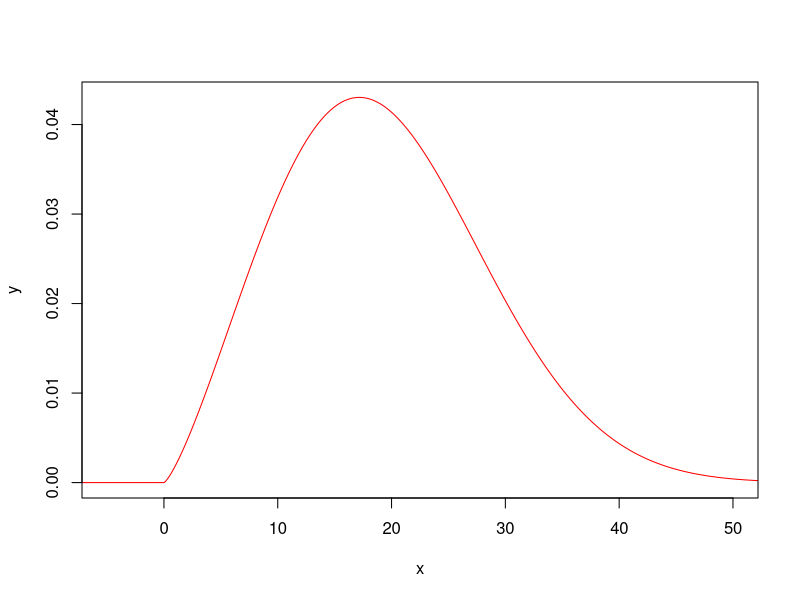
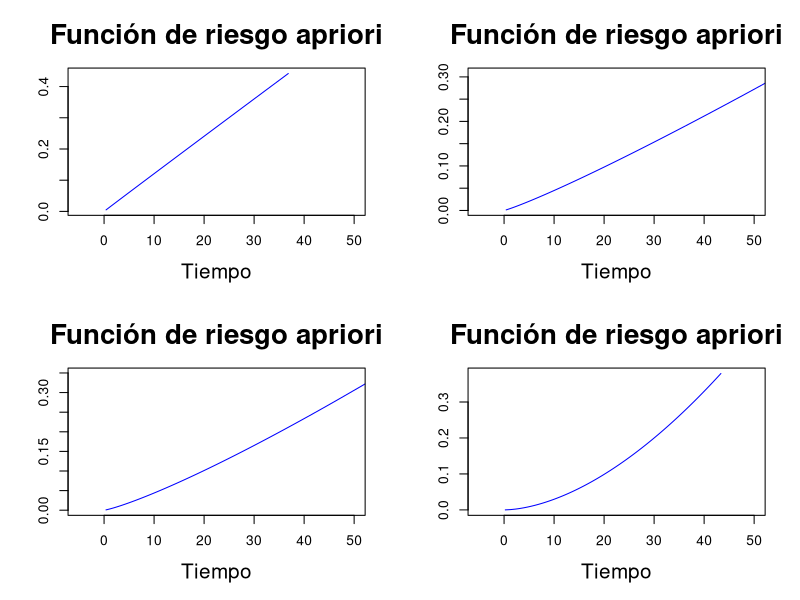

Write the R code that produced these figures, in order. (Note: this script raises an error after producing the figures.)

#####################################
#Considerar la funcion de riesgo
#####################################
hazard=function(eta,beta,x)
{
  
  beta/eta*(x/eta)^(beta-1)  
}


a=log(0.05)/log(0.95)
beta=log(a)/log(8)
w=(-log(0.95))^(1/beta)
eta=5/w

beta=2.3
eta=22

x=seq(-10,60,0.01)
y=dweibull(x,shape=beta,scale=eta)
plot(x,y,xlim=c(-5,50),type="l",col="red")
media=beta*gamma(1+1/eta)

par(mfrow=c(2,2))
etas<-c()
betas<-c()
for (i in 1:4)
{
  a1=25
  a2=10
  b1=beta/a1
  b2=eta/a2  
  beta1=rgamma(1,shape=a1,scale=b1)
  betas[i]=beta1
  eta1=rgamma(1,shape=a2,scale=b2)
  etas[i]=eta1
  y=sort(rweibull(1000, shape=beta1, scale=eta1))
  riesgo=hazard(eta1,beta1,y)
  plot(y,riesgo,xlim=c(-5,50),type="l",col="blue",main="Función de riesgo apriori",xlab="Tiempo",yla="",
       cex.lab=1.5, cex.main=2)
}


e
e1

w
w1

t
t1

u
u1
par(mfrow=c(2,2))
plot(e,e1,xlim=c(-5,50),type="l",col="blue",xlab="T",ylab="Riesgo")
plot(w,w1,xlim=c(-5,50),type="l",col="blue",xlab="T",ylab="Riesgo")
plot(t,t1,xlim=c(-5,50),type="l",col="blue",xlab="T",ylab="Riesgo")
plot(u,u1,xlim=c(-5,50),type="l",col="blue",xlab="T",ylab="Riesgo")


betas
etas
a=18
a2=12
c(a1,b1,a2,b2)


y=y=rweibull(50, shape=1.9, scale=22)
riesgo=hazard(1.9,22,y)
plot(y,riesgo,xlim=c(-5,50),type="l",col=i)

#########################################
etas
betas

#########################################
a1=10
a2=10
b1=0.19
b2=2.28


a1=15
a2=10
